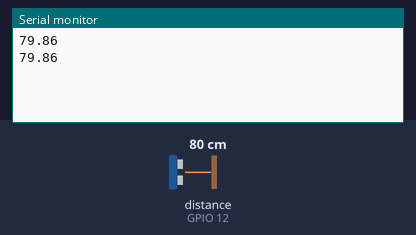
Bench run of a sketch on a simulated ESP32. Shown: the last lines printed to the serial monitor. Wiring (from diagram.json): ultrasonic range finder: trigger GPIO 13; echo GPIO 12. The inputs (shaded band) are chosen by the test bench; at power-on: distance to the obstacle (sensor on GPIO 12) 80 cm. The echo pulse lasts 58.3 µs per cm.

Above: at 1.8 s.
1.9 s: distance to the obstacle (sensor on GPIO 12) set to 2 cm
At 2.8 s:
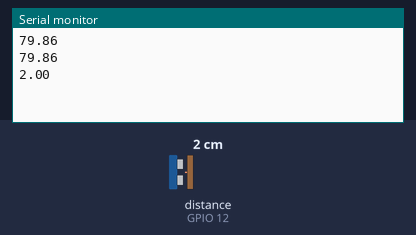
3.4 s: distance to the obstacle (sensor on GPIO 12) set to 4 cm
At 4.8 s:
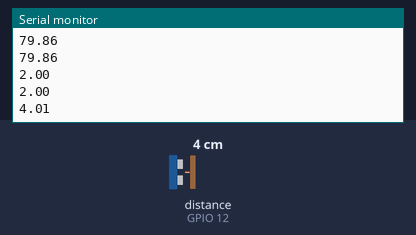
Timing chart, 0 to 6.4 s (numbered marks = the images above; inputs shaded):
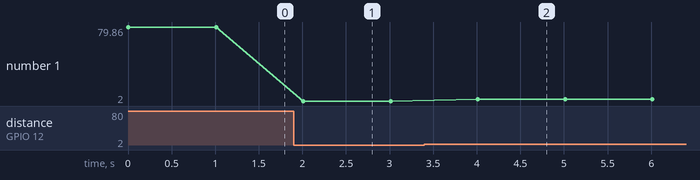

Measured:
- after the input at 1.9 s, the serial monitor: prints a new line after 0.11 s (image 1)
- after the input at 3.4 s, the serial monitor: prints a new line after 0.61 s (image 2)
- plotted number 1: 79.86 → 2 after the input at 1.9 s, 2 → 4.01 after the input at 3.4 s

The sketch:

sketch.ino
```cpp
#define ECHO 12
#define TRIG 13
double tiempo;
double distancia;
void setup() {
  Serial.begin(115200);
pinMode(ECHO, INPUT);
pinMode(TRIG, OUTPUT);
digitalWrite(TRIG, LOW);
}

void loop() {
  digitalWrite(TRIG, HIGH);
  delayMicroseconds(10);
  digitalWrite(TRIG, LOW);
  tiempo = pulseIn(ECHO, HIGH);
  distancia = tiempo/58.4;
  Serial.println(distancia);
  delay(1000);

}
```
